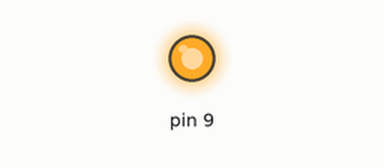
Recording of a sketch running on a simulated Arduino Uno, built with avr-gcc and run on an emulated ATmega328P. Parts: output pins drawn as LEDs (lit = HIGH).

Above: at 0.1 s.
At 0.8 s:
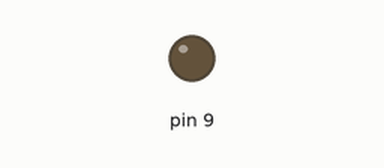
At 1.6 s:
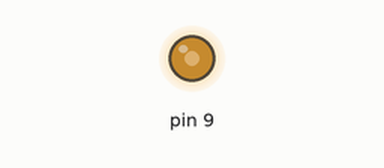
Timing chart, 0 to 3.1 s (numbered marks = the images above):
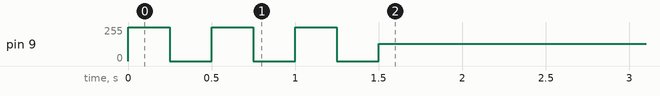

The sketch:

ws2812_testCode.ino
```cpp
void setup() {
  // put your setup code here, to run once:
  DDRB |= (1 << 1);

  PORTB |= (1 << 1);
  delay(250);
  PORTB &= ~(1 << 1);
  delay(250);
  PORTB |= (1 << 1);
  delay(250);
  PORTB &= ~(1 << 1);
  delay(250);
  PORTB |= (1 << 1);
  delay(250);
  PORTB &= ~(1 << 1);
  delay(250);

  TCCR1A = (1 << COM1A0);                   // CTC MODE
  OCR1A = 13;                               //CMNT IT OUT LATER!
  TCNT1 = 20;                               // MAX NUMBER IT SHOULD COUNT THAT GENERATES 800KHz
  TCCR1B = (1 << CS00) | (1 << WGM12);      //RUN THE TIMER0 WITH 16MHz NO DIVISION
  //delay(500);
}

#define BIT1_H  13
#define BIT0_H  7

void Ws2812_bitGenerator( uint32_t data ){
 for(uint32_t counter = 0; counter < 24; ++counter){
   while((TIFR0 & (1 << TOV0)) != (1 << TOV0));
   TIFR0 |= (1 << TOV0);
   if((data & (1 << 23)) == 1){
     OCR0A = BIT1_H;
   }
   else{
     OCR0A = BIT0_H;
   }
   data = (data << 1);
  }
  while((TIFR0 & (1 << TOV0)) != (1 << TOV0));
  TIFR0 |= (1 << TOV0);
  OCR0A = 0;
}

uint32_t ledNum[64] = {
  0X00AABBCC
};

void loop() {
  // put your main code here, to run repeatedly:
  //delayMicroseconds(100);
  //Ws2812_bitGenerator(ledNum[0]);
  //while((TIFR1 & (1 << OCF1A)) != (1 << OCF1A));
  //TIFR1 |= (1 << OCF1A);
  //if((TIFR1 & (1 << TOV1)) == (1 << TOV1)){
  //  TIFR1 = (1 << TOV1);
    //PORTB |= (1 << 1);
   // delay(250);
   // PORTB &= ~(1 << 1);
   // delay(250);
    //OCR1A = 1000;                              //CMNT IT OUT LATER!
    //TCNT1 = 2000;
  //}

}
```

Measured:
- by itself, pin 9: repeats every 0.50 s: 255/255 0.25 s, 0/255 0.25 s, until it stays 128/255 from 1.5 s
